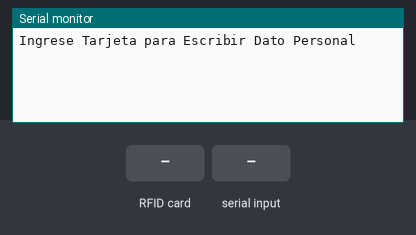
The sketch below on a simulated Arduino Uno, built with avr-gcc and run on an emulated ATmega328P. Shown: the last lines printed to the serial monitor. The inputs (shaded band) are chosen by the test bench.

Above: at 1.2 s.
1.3 s: RFID card 5E 7A 19 C4 held to the reader
At 2.5 s:
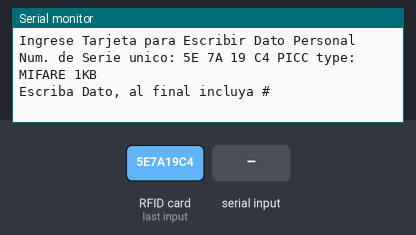
2.8 s: "1#" received over Serial
At 4.4 s:
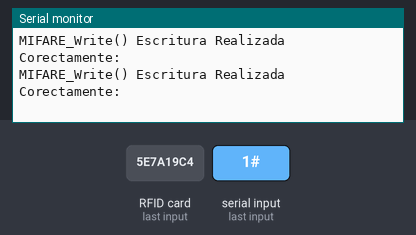

The sketch:

practica_8.3Escriptura.ino
```cpp
#include <SPI.h>
#include <MFRC522.h>
#define RST_PIN 9  //configurable
#define SS_PIN 10  //configuragle
MFRC522 mfrc522(SS_PIN, RST_PIN); // crea la instancia MFRC522
void setup() {
Serial.begin(9600);   // inicia comunicación serie con el pc
SPI.begin();          // inicia el bus SPI
mfrc522.PCD_Init();   // Inicia tarjeta MFRC522
Serial.println(F("Ingrese Tarjeta para Escribir Dato Personal"));
}
void loop() {
// Prepare key-Inicialmente chip a FFFFFFFFFFFFh de fabrica
MFRC522::MIFARE_Key key;
for (byte i = 0; i < 6; i++) key.keyByte[i] = 0xFF; //hasta el bloque6
if ( ! mfrc522.PICC_IsNewCardPresent()) {  //detecta nueva tarjeta
return;
}

if ( ! mfrc522.PICC_ReadCardSerial()) return;   //selecciona la tarjeta
Serial.print(F("Num. de Serie unico:"));       //Dump UID
for (byte i = 0; i < mfrc522.uid.size; i++) {
Serial.print(mfrc522.uid.uidByte[i] < 0x10 ? " 0" : " ");
Serial.print(mfrc522.uid.uidByte[i], HEX);
}
Serial.print(F(" PICC type: "));           // Dump PICC type
MFRC522::PICC_Type piccType = mfrc522.PICC_GetType(mfrc522.uid.sak);
Serial.println(mfrc522.PICC_GetTypeName(piccType));
byte buffer[34];
byte block;
MFRC522::StatusCode status;
byte len;
Serial.setTimeout(20000L) ; // espera antes de comunicacion serie
Serial.println(F("Escriba Dato, al final incluya #")); //informa
len=Serial.readBytesUntil('#', (char *) buffer, 20) ; //lectura serie hasta#
for (byte i = len; i < 20; i++) buffer[i] = ' '; // almohadilla con espacios
block = 6; //Especifica en que bloque escribira ___------___-----___
//Serial.println(F("Authenticating using key A..."));
status = mfrc522.PCD_Authenticate(MFRC522::PICC_CMD_MF_AUTH_KEY_A, block, &key, &(mfrc522.uid));
if (status != MFRC522::STATUS_OK) {
Serial.print(F("PCD_Authenticate() failed: "));
Serial.println(mfrc522.GetStatusCodeName(status));
return;
}

status = mfrc522.MIFARE_Write(block, buffer, 16); //escribe el bloque
if (status != MFRC522::STATUS_OK) {
Serial.print(F("MIFARE_Write() failed: "));
Serial.println(mfrc522.GetStatusCodeName(status));
return;
}
else Serial.println(F("MIFARE_Write() Escritura Realizada Corectamente: "));
block = 5;
//Serial.println(F("Authenticating using key A..."));
status = mfrc522.PCD_Authenticate(MFRC522::PICC_CMD_MF_AUTH_KEY_A, block, &key, &(mfrc522.uid));
if (status != MFRC522::STATUS_OK) {
Serial.print(F("PCD_Authenticate() failed: "));
Serial.println(mfrc522.GetStatusCodeName(status));
return;
}
// Write block
status = mfrc522.MIFARE_Write(block, &buffer[16], 16);
if (status != MFRC522::STATUS_OK) {
Serial.print(F("MIFARE_Write() failed: "));
Serial.println(mfrc522.GetStatusCodeName(status));
return;
}
else Serial.println(F("MIFARE_Write() Escritura Realizada Corectamente: "));
Serial.println(" ");
mfrc522.PICC_HaltA(); // Halt PICC
mfrc522.PCD_StopCrypto1(); // Stop encryption on PCD
}
```

Measured:
- after the input at 1.3 s, the serial monitor: prints a new line at once (image 1)
- after the input at 2.8 s, the serial monitor: prints a new line at once (image 2)
